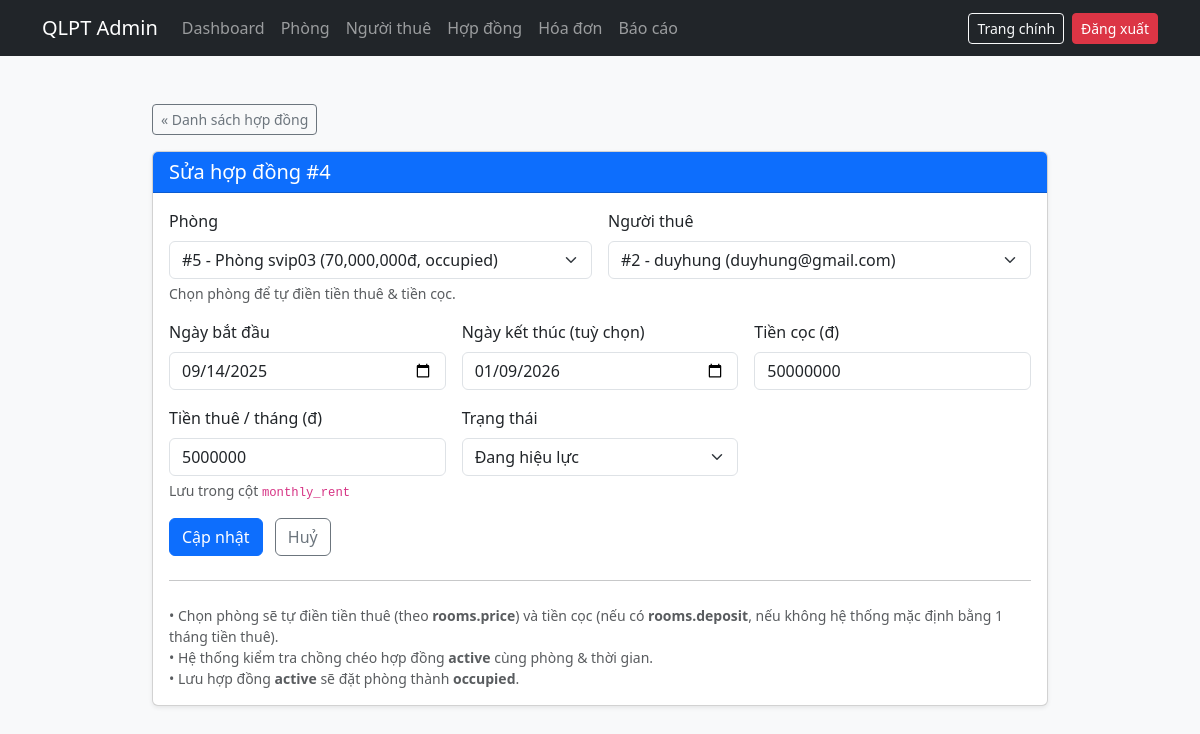
Screenshot of /contract_edit.php?id=4 (signed in) with the database file from the repository.
### tables this page shows
CREATE TABLE `contracts` (
  `id` int(11) NOT NULL,
  `user_id` int(11) NOT NULL,
  `room_id` int(11) NOT NULL,
  `start_date` date NOT NULL,
  `end_date` date DEFAULT NULL,
  `deposit` int(11) DEFAULT 0,
  `monthly_rent` int(11) DEFAULT 0,
  `status` enum('active','ended','cancelled') DEFAULT 'active',
  `notes` text DEFAULT NULL,
  `created_at` timestamp NOT NULL DEFAULT current_timestamp()
);

### functions.php (called while the page is built, shortened)
<?php
require_once __DIR__ . "/config.php";
function q(string $sql, string $types = "", array $params = []) : mysqli_stmt {
  global $conn;
  $stmt = $conn->prepare($sql);
  if ($types && $params) $stmt->bind_param($types, ...$params);
  if (!$stmt->execute()) die("Lỗi execute: ".$stmt->error);
  return $stmt;
}
function get_row(mysqli_stmt $stmt) { $rs = $stmt->get_result(); return $rs? $rs->fetch_assoc() : null; }
function get_all(mysqli_stmt $stmt) { $rs = $stmt->get_result(); return $rs? $rs->fetch_all(MYSQLI_ASSOC):[]; }
function esc($s){ return htmlspecialchars((string)$s, ENT_QUOTES|ENT_SUBSTITUTE, 'UTF-8'); }
function get_int($k,$def=0){ return isset($_GET[$k])? (int)$_GET[$k] : $def; }

### contract_edit.php (the view, shortened to what this page needs)
<?php
require_once __DIR__ . "/../core/auth.php";
require_once __DIR__ . "/../core/functions.php";
function col_exists($table,$col){
  $row = get_row(q("
    SELECT 1 ok
    FROM INFORMATION_SCHEMA.COLUMNS
    WHERE TABLE_SCHEMA = DATABASE()
      AND TABLE_NAME=? AND COLUMN_NAME=? LIMIT 1
  ","ss",[$table,$col]));
  return (bool)$row;
}
$CONTRACT_RENT_COL = col_exists('contracts','monthly_rent') ? 'monthly_rent'
                    : (col_exists('contracts','price') ? 'price' : null);
$ROOM_DEPOSIT_COL = col_exists('rooms','deposit') ? 'deposit' : null;
$id       = get_int('id',0);
$editing  = $id>0;
$contract = $editing ? get_row(q("SELECT * FROM contracts WHERE id=?","i",[$id])) : null;
$roomSql = "SELECT id,name,price,status".($ROOM_DEPOSIT_COL? ",`$ROOM_DEPOSIT_COL` AS deposit" : "")." FROM rooms ORDER BY id DESC";
$rooms   = get_all(q($roomSql));
$tenants = get_all(q("
  SELECT id,username,gmail,fullname
  FROM users
  WHERE role='user' AND (status IS NULL OR status='active')
  ORDER BY id DESC
"));
$val = [
  'room_id'    => $contract['room_id']    ?? get_int('room_id',0),
  'user_id'    => $contract['user_id']    ?? get_int('user_id',0),
  'start_date' => $contract['start_date'] ?? date('Y-m-d'),
  'end_date'   => $contract['end_date']   ?? '',
  'deposit'    => $contract['deposit']    ?? 0,
  'rent'       => $contract[$CONTRACT_RENT_COL] ?? 0,
  'status'     => $contract['status']     ?? 'active',
];
?>
<!doctype html>
<html lang="vi">
<head>
<link rel="stylesheet" href="https://cdn.jsdelivr.net/npm/bootstrap@5.3.3/dist/css/bootstrap.min.css">
</head>
<body class="bg-light">
<?php if (is_file(__DIR__."/_nav.php")) include __DIR__."/_nav.php"; ?>
<div class="container py-4" style="max-width:920px">
  <a href="contracts.php" class="btn btn-sm btn-outline-secondary mb-3">&laquo; Danh sách hợp đồng</a>
  <div class="card shadow-sm">
    <div class="card-header bg-primary text-white">
      <h5 class="mb-0"><?= $editing? "Sửa hợp đồng #".(int)$id : "Tạo hợp đồng" ?></h5>
    </div>
    <div class="card-body">
      <form method="post" class="row g-3" id="contractForm">
        <div class="col-md-6">
          <label class="form-label">Phòng</label>
          <select name="room_id" id="room_id" class="form-select" required>
            <?php foreach($rooms as $r):
              $dep = isset($r['deposit']) ? (int)$r['deposit'] : (int)$r['price'];
            ?>
              <option
                value="<?= (int)$r['id'] ?>"
                data-price="<?= (int)$r['price'] ?>"
                data-deposit="<?= $dep ?>"
                <?= $val['room_id']==$r['id']?'selected':'' ?>
              >
                #<?= (int)$r['id'] ?> - <?= esc($r['name']) ?> (<?= number_format($r['price']) ?>đ, <?= esc($r['status']) ?>)
              </option>
            <?php endforeach; ?>
          </select>
          <div class="form-text">Chọn phòng để tự điền tiền thuê & tiền cọc.</div>
        </div>
        <div class="col-md-6">
          <label class="form-label">Người thuê</label>
          <select name="user_id" class="form-select" required>
            <?php foreach($tenants as $t): ?>
              <option value="<?= (int)$t['id'] ?>" <?= $val['user_id']==$t['id']?'selected':'' ?>>
                #<?= (int)$t['id'] ?> - <?= esc($t['username']) ?> (<?= esc($t['gmail']) ?><?= $t['fullname']?' - '.esc($t['fullname']):'' ?>)
              </option>
            <?php endforeach; ?>
          </select>
        </div>
        <div class="col-md-4">
          <label class="form-label">Ngày bắt đầu</label>
          <input type="date" name="start_date" class="form-control" required value="<?= esc($val['start_date']) ?>">
        </div>
        <div class="col-md-4">
          <label class="form-label">Ngày kết thúc (tuỳ chọn)</label>
          <input type="date" name="end_date" class="form-control" value="<?= esc($val['end_date']) ?>">
        </div>
        <div class="col-md-4">
          <label class="form-label">Tiền cọc (đ)</label>
          <input type="number" name="deposit" id="deposit" class="form-control" value="<?= (int)$val['deposit'] ?>">
        </div>
        <div class="col-md-4">
          <label class="form-label">Tiền thuê / tháng (đ)</label>
          <input type="number" name="rent" id="rent" class="form-control" required value="<?= (int)$val['rent'] ?>">
          <div class="form-text">Lưu trong cột <code><?= esc($CONTRACT_RENT_COL) ?></code></div>
        </div>
        <div class="col-md-4">
          <label class="form-label">Trạng thái</label>
          <select name="status" class="form-select">
            <option value="active"     <?= $val['status']==='active'    ?'selected':'' ?>>Đang hiệu lực</option>
          </select>
        </div>
        <div class="col-12">
          <button class="btn btn-primary"><?= $editing? "Cập nhật" : "Tạo hợp đồng" ?></button>
          <a href="contracts.php" class="btn btn-outline-secondary ms-2">Huỷ</a>
        </div>
      </form>
      <hr class="my-4">
      <div class="small text-muted">
        • Chọn phòng sẽ tự điền tiền thuê (theo <b>rooms.price</b>) và tiền cọc (nếu có <b>rooms.deposit</b>, nếu không hệ thống mặc định bằng 1 tháng tiền thuê).<br>
        • Hệ thống kiểm tra chồng chéo hợp đồng <b>active</b> cùng phòng & thời gian.<br>
        • Lưu hợp đồng <b>active</b> sẽ đặt phòng thành <b>occupied</b>.
      </div>
    </div>
  </div>
</div>
</body>
</html>

### rows the page displays
contracts: room_id "#5 - Phòng svip03 (70,000,000đ, occupied)", user_id "#2 - duyhung (duyhung@gmail.com)", start_date "09/14/2025", end_date "01/09/2026", deposit "50000000", rent "5000000", status "Đang hiệu lực"

### other values shown
$id "4"
$CONTRACT_RENT_COL "monthly_rent"
